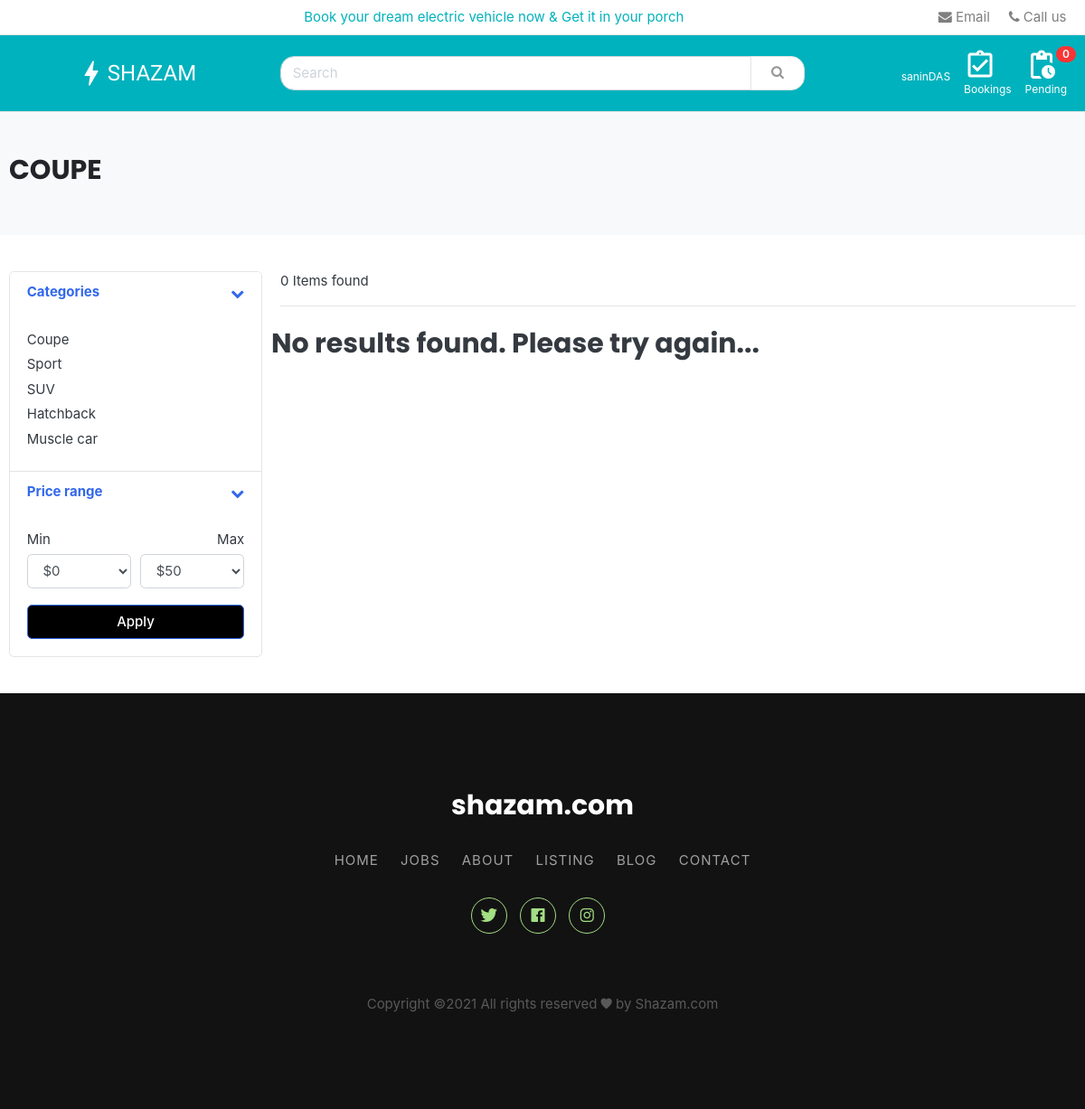
/view-category-store/1 (signed in), run on the app's committed database.
### user/models.py (models this page shows, shortened)
class Account(AbstractBaseUser):
    first_name      =models.CharField(max_length=50)
    last_name       =models.CharField(max_length=50)
    email           =models.EmailField(max_length=100,unique=True)
    mobile          =models.CharField(max_length=10,unique=True,null=True)
    gender          = models.CharField(max_length=10, choices=GENDER_CHOICES, null=True,blank=False)
    dp              =models.ImageField(upload_to='photos/users_dp/',blank=True)
    date_joined     =models.DateTimeField(auto_now_add=True)
    last_login      =models.DateTimeField(auto_now_add=True)
    is_admin        =models.BooleanField(default=False)
    is_staff        =models.BooleanField(default=False)
    is_active       =models.BooleanField(default=True)
    is_verified     =models.BooleanField(default=False)
    otp_verified    =models.BooleanField(default=False)
    is_superadmin   =models.BooleanField(default=False)
    USERNAME_FIELD  ='email'
    REQUIRED_FIELDS =['first_name', 'last_name', 'gender', 'mobile']
    objects=MyAccountManager()

### category/models.py (models this page shows)
class Category(models.Model):
    category_name=models.CharField(max_length=50,unique=True)
    slug=models.SlugField(max_length=100,unique=True)
    gif= models.URLField(max_length=1000,default='None')
    class Meta:
        verbose_name        ='Category'
        verbose_name_plural ='Categories'
    def __str__(self):
        return self.category_name

### user/views.py (the view, shortened to what this page needs)
# urls.py: path('view-category-store/<int:pk>',views.view_category_store,name='view-category-store'),
def view_category_store(request, pk=None):
    print("------------>>>>>>>>>")
    vehicles = Vehicle.objects.filter(category=pk,is_available=True)
    vehicles_count=vehicles.count()
    categories=Category.objects.all()
    category_title=Category.objects.get(id=pk).category_name
    paginator=Paginator(vehicles,6)
    page=request.GET.get('page')
    paged_vehicles=paginator.get_page(page)
    return render(request, 'store.html', {'vehicles': paged_vehicles,'categories':categories,'category_title':category_title,'vehicles_count':vehicles_count})

### cart/context_processors.py (called while the page is built)
def counter(request):
    cart_count=0
    if 'admin' in request.path:
        return {}
    else:
        try:
            print("counter working..0")
            cart=Cart.objects.filter(cart_id=_cart_id(request))
            if request.user.is_authenticated:
                cart_items=CartItem.objects.all().filter(user=request.user)
            else:
                cart_items=CartItem.objects.all().filter(cart_id=cart[:1])
            for cart_item in cart_items:
                cart_count+=cart_item.quantity
        except Cart.DoesNotExist:
            cart_item=0
    return dict(cart_count=cart_count)

### cart/views.py (called while the page is built)
def _cart_id(request):
    cart=request.session.session_key
    if not cart:
        cart=request.session.create()
    return cart

### category/context_processors.py (called while the page is built)
def menu_links(request):
    links=Category.objects.all()
    return dict(all_categories=links)

### templates/store.html (shortened to what this page needs)
{% extends 'base.html'%}
{% load static %}
{% block content %}
<section class="section-pagetop bg">
<div class="container">
{% if 'search' in request.path %}
	<h2 class="title-page">Search Results</h2>
{% else %}
	<h2 class="title-page">{{category_title | upper }}</h2>
{% endif %}
</div>
</section>
<section class="section-content padding-y">
<div class="container">
<div class="row">
	<aside class="col-md-3">
<div class="card">
	<article class="filter-group">
		<header class="card-header">
			<a href="#" data-toggle="collapse" data-target="#collapse_1" aria-expanded="true" class="">
				<i class="icon-control fa fa-chevron-down"></i>
				<h6 class="title">Categories</h6>
			</a>
		</header>
		<div class="filter-content collapse show" id="collapse_1" style="">
			<div class="card-body">
				<ul class="list-menu">
					{% for category in all_categories %}
				<li><a href="{% url 'view-category-store' category.id %}">{{category}}  </a></li>
					{% endfor %}
				</ul>
			</div>
		</div>
	</article>
	<article class="filter-group">
		<header class="card-header">
			<a href="#" data-toggle="collapse" data-target="#collapse_3" aria-expanded="true" class="">
				<i class="icon-control fa fa-chevron-down"></i>
				<h6 class="title">Price range </h6>
			</a>
		</header>
		<div class="filter-content collapse show" id="collapse_3" >
			<div class="card-body">
				<div class="form-row">
				<div class="form-group col-md-6">
				  <label>Min</label>
				  	<select class="mr-2 form-control">
						<option value="0">$0</option>
					</select>
				</div>
				<div class="form-group text-right col-md-6">
				  <label>Max</label>
				  	<select class="mr-2 form-control">
						<option value="50">$50</option>
					</select>
				</div>
				</div>
				<button class="btn btn-block btn-primary">Apply</button>
			</div>
		</div>
	</article>
</div>
	</aside>
	<main class="col-md-9">
<header class="border-bottom mb-4 pb-3">
		<div class="form-inline">
			<span class="mr-md-auto">{{vehicles_count}} Items found </span>
		</div>
</header>
<div class="row">
	{% if vehicles %}
	{% for vehicle in vehicles %}
	<div class="col-md-4">
		<a href="{% url 'showroom' vehicle.id %}">
			<figure class="card card-product-grid">
				<div class="img-wrap">
					{% if vehicle.vehicleoffer.is_active %}
						<div class="card shadow-lg" style="background-color: #00B2BD; height: 25px; width: 75px;  position: absolute; left: 0px; top: 25px;  z-index: 1; border-radius: 0pt;">
							<p style="color: whitesmoke; text-align: center; font-size: medium; font-family: sans-serif;">{{vehicle.vehicleoffer.discount}}% off</p>
			  			</div>
			  		{% endif %}
					<img src="{{vehicle.gif}}">
				</div>
				<figcaption class="info-wrap">
					<div class="rating-star">
						<span>
							<i class="fa fa-star{% if vehicle.rating < 0.5 %}-o{% elif vehicle.rating >= 0.5 and vehicle.rating < 1 %}-half-o {% endif %}" aria-hidden="true"></i>
							<i class="fa fa-star{% if vehicle.rating < 1.5 %}-o{% elif vehicle.rating >= 1.5 and vehicle.rating < 2 %}-half-o {% endif %}" aria-hidden="true"></i>
							<i class="fa fa-star{% if vehicle.rating < 2.5 %}-o{% elif vehicle.rating >= 2.5 and vehicle.rating < 3 %}-half-o {% endif %}" aria-hidden="true"></i>
							<i class="fa fa-star{% if vehicle.rating < 3.5 %}-o{% elif vehicle.rating >= 3.5 and vehicle.rating < 4 %}-half-o {% endif %}" aria-hidden="true"></i>
							<i class="fa fa-star{% if vehicle.rating < 4.5 %}-o{% elif vehicle.rating >= 4.5 and vehicle.rating < 5 %}-half-o {% endif %}" aria-hidden="true"></i>
					<span>{{vehicle.review_count}} reviews</span>
							</span>
					</div>
					<div class="fix-height">
						<span class="price">{{vehicle.vehicle_name}} </span><span class="price">>> Sold by <span style="color: #00B2BD;">{{vehicle.vendor_id}}</span></span>
						<div class="price-wrap mt-2">
							<span class="price">Top Speed : {{vehicle.top_speed}} km/h</span>
							<br>
							<span class="price">Range : {{vehicle.range}} km</span>
							{% if vehicle.vehicleoffer.is_active %}
							<p style="color: #00B2BD; font-size: small;float: right;" class="price-old">{{vehicle.vehicleoffer.discount}}% off</p>
							{% endif %}
						</div>
					</div>
					<a href="{% url 'showroom' vehicle.id %}" class="btn btn-block btn-success">ShowRoom</a>
					<a href="#" class="btn btn-block btn-primary">Test Drive</a>
				</figcaption>
			</figure>
		</a>
	</div>
	{% endfor %}
	{% else %}
	<div class="">
		<h2>No results found. Please try again... </h2>
	</div>
	{% endif %}
</div>
	</main>
</div>
</div>
</section>
{% endblock %}

### templates/includes/navbar.html (shortened to what this page needs)
{% load static %}
<header class="section-header" style="padding: 0 !important;">
    <nav class="navbar p-md-0 navbar-expand-sm navbar-light border-bottom">
    <div class="container">
      <div class="collapse navbar-collapse" id="navbarTop4">
        <ul class="navbar-nav mr-auto">
            <li class="nav-item dropdown">
                 <a href="{% url 'vendor-login' %}" class="nav-link pl-5">{%if not user.is_authenticated%}Become vendor {% endif%}</a>
            </li>
        </ul>
        <ul class="navbar-nav mr-auto">
            <li class="nav-item dropdown">
                 <p style="color: #00B2BD;">Book your dream electric vehicle now & Get it in your porch</p>
            </li>
        </ul>
        <ul class="navbar-nav">
            <li><a href="#" class="nav-link"> <i class="fa fa-envelope"></i> Email </a></li>
            <li><a href="#" class="nav-link"> <i class="fa fa-phone"></i> Call us </a></li>
        </ul>
      </div>
    </div>
    </nav>
    <section class="header-main border-bottom" style="background-color: #00B2BD;">
        <div class="container">
    <div class="row align-items-center">
        <div class="col-lg-3 col-md-3 col-12 ">
            <a href="{% url 'home'%}">
                <div class=" d-flex align-items-center justify-content-center">
                    <div class=""><img src="{% static 'lightning.svg' %}" alt=""></div>
                    <div class="text-white"><span style="font-family: 'Mochiy Pop One', sans-serif; font-size:x-large" >SHAZAM</span></div>
                </div>
            </a>
        </div>
        <div class="col-lg-6  col-md-6 col-sm-12 col-12">
            <form action="{% url 'search' %}" class="search">
                <div class="input-group w-60">
                    <input type="text" class="form-control " style="width:60%;border-top-left-radius: 1rem;border-bottom-left-radius: 1rem;" name='keyword' placeholder="Search">
                    <div class="input-group-append " >
                      <button  class="btn btn-light" style="width:60px;border-top-right-radius: 1rem;border-bottom-right-radius: 1rem;"  	 type="submit">
                        <i class="fa fa-search"></i>
                      </button>
                    </div>
                </div>
            </form>
        </div>
        <div class="col-lg-3 col-sm-12 col-12 order-2 order-lg-3">
                    <div class="d-flex align-items-center justify-content-end ">
                        {% if request.user.id is None %}
                        <div class="widget-header">
                            <small class="title ">Welcome guest!</small>
                            <div style="color: white;">
                                <a style="color: white;" href="{% url 'login'%}">Sign in</a> <span class="dark-transp"> | </span>
                                <a style="color: white;"href="{% url 'register'%}"> Register</a>
                            </div>
                        </div>
                        <div class="ml-5">
                          <a href="{% url 'cart' %}">
                            <img src="{% static 'pending_actions_white_36dp.svg'%}"alt=""/>
                          </a>
                          <br>
                          <small class="title text-white">Pending</small>
                        </div>
                           <span class="badge badge-pill badge-danger notify">{{cart_count}}</span>
                        {% else %}
                        {% if user.is_verified %}
                        <div class="col-lg-3 col-sm-12 col-8 order-2 order-lg-3">
                            <div class="d-flex justify-content-end mb-3 mb-lg-0">
                              <div class="widget-header">
                                <div class="d-flex" style="color: white">
                                  <div class="pr-3">
                                    <small class="title ">{{user.first_name}}</small>
                                  </div>
                                  <div class="pr-3">
                                    <a href="{% url 'ordered_details'%}"
                                      ><img
                                        src="{% static 'assignment_turned_in_white_36dp.svg'%}"
                                        alt=""
                                      />
                                        </a
                                    >
                                    <small class="title ">Bookings</small>
                                  </div>
                                  <div class="">
                                    <a href="{% url 'cart' %}">
                                      <img src="{% static 'pending_actions_white_36dp.svg'%}"alt=""/>
                                      <small class="title text-white">Pending</small>
                                    </a>
                                  </div>
                                     <span class="badge badge-pill badge-danger notify">{{cart_count}}</span>
                                </div>
                              </div>
                            </div>
                          </div>
                        {% endif %}
                        {% endif %}
                    </div>
                </div>
    </div>
        </div>
    </section>
    </header>

### static/css/ui.css (style rules this page uses)
html { font-family: "Inter", sans-serif; font-size: 15px; }
.padding-y { padding-top: 40px; padding-bottom: 40px; }
article:after, .form-group:after { display: block; clear: both; content: ""; }
.bg { background-color: #f8f9fa; }
.title-page { color: #212529; }
p:last-child { margin-bottom: 0; }
.header-main { position: relative; padding-top: 1rem; padding-bottom: 1rem; }
.widget-header { display: inline-block; vertical-align: middle; position: relative; }
.widget-header a { color: #343a40; }
.widget-header .title { display: block; }
.widget-header .notify { position: absolute; top: -3px; right: -10px; }
.btn-light { background-color: #fff; border-color: #e4e4e4; }
.btn-light i { color: #969696; }
[class*=list-] li:after { visibility: hidden; display: block; content: ""; overflow: hidden; height: 0; clear: both; }
.list-menu { list-style: none; margin: 0; padding-left: 0; }
.list-menu li { margin-bottom: 5px; }
.list-menu a { color: #343a40; }
.notify { position: absolute; top: -4px; right: -10px; display: inline-block; padding: 0.25em 0.6em; font-size: 12px; line-height: 1; text-align: center; border-radius: 3rem; color: #fff; background-color: #fa3434; }
.icon-control { margin-top: 5px; float: right; font-size: 80%; }
.card-header .title { margin-bottom: 0; line-height: 1.5; }
.filter-group { border-bottom: 1px solid #e4e4e4; }
.filter-group .card-header { border-bottom: 0; }
.filter-group:last-child { border-bottom: 0; }
.section-pagetop { padding: 45px 0; }

### templates/store.html (style rules this page uses)
.btn-primary { background-color:#000000 ; }

### data on the page
Account: first_name "saninDAS"
Category: category_name "COUPE", category_name "Coupe"
Category: category_name "Sport"
Category: category_name "SUV"
Category: category_name "Hatchback"
Category: category_name "Muscle car"

### other printed values
{{ cart_count }} "0"
{{ vehicles_count }} "0"
